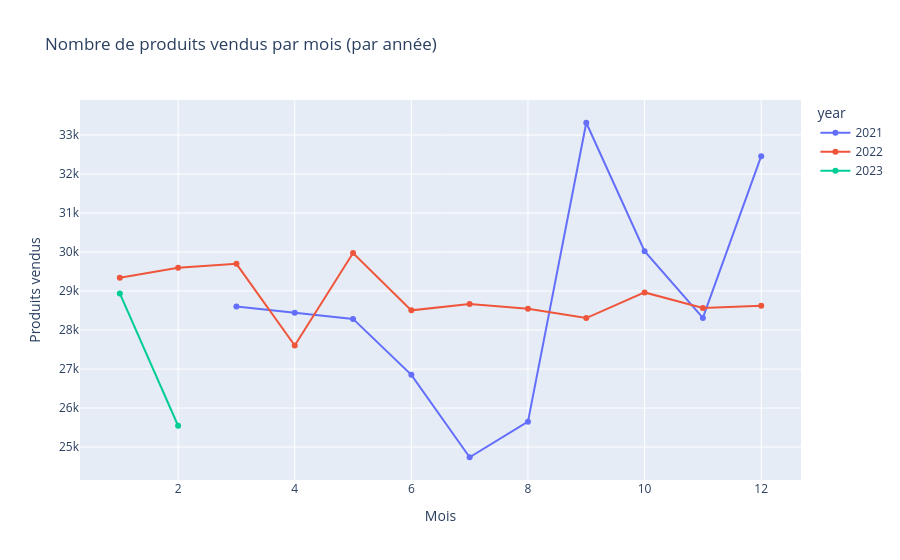

The code cell stored with this chart in its notebook:
### Markdown cell above
Le volume de transactions suit une dynamique similaire aux ventes : 2021 est plus volatile, 2022 plus homogène, et 2023 démarre en baisse. 
Cette tendance suggère une diminution de la fréquentation ou de l’activité d’achat en début d’année 2023.

### Code cell
#Nombre de produits vendus par mois
produits_mois = (
    df_sales
    .groupby(["year", "month"])["id_prod"]
    .count()
    .reset_index()
)

produits_mois.rename(columns={"id_prod": "nb_produits"}, inplace=True)

#Graphique du nombre de produits vendus par mois
fig = px.line(
    produits_mois,
    x="month",
    y="nb_produits",
    color="year",
    markers=True,
    title="Nombre de produits vendus par mois (par année)"
)

fig.update_traces(hovertemplate="Année: %{fullData.name}<br>Mois: %{x}<br>Produits vendus: %{y}")

fig.update_layout(
    xaxis_title="Mois",
    yaxis_title="Produits vendus"
)

fig.show()

### Figure 1 — Plotly figure (JSON) as saved in the notebook; plotly's stock layout.template omitted (floating-point values rounded to 4 significant figures)
{"data": [{"hovertemplate": "Année: %{fullData.name}<br>Mois: %{x}<br>Produits vendus: %{y}", "legendgroup": "2021", "line": {"color": "#636efa", "dash": "solid"}, "marker": {"symbol": "circle"}, "mode": "lines+markers", "name": "2021", "orientation": "v", "showlegend": true, "type": "scatter", "x": [3, 4, 5, 6, 7, 8, 9, 10, 11, 12], "xaxis": "x", "y": [28601, 28443, 28285, 26850, 24738, 25650, 33314, 30022, 28311, 32457], "yaxis": "y"}, {"hovertemplate": "Année: %{fullData.name}<br>Mois: %{x}<br>Produits vendus: %{y}", "legendgroup": "2022", "line": {"color": "#EF553B", "dash": "solid"}, "marker": {"symbol": "circle"}, "mode": "lines+markers", "name": "2022", "orientation": "v", "showlegend": true, "type": "scatter", "x": [1, 2, 3, 4, 5, 6, 7, 8, 9, 10, 11, 12], "xaxis": "x", "y": [29343, 29594, 29696, 27602, 29975, 28504, 28670, 28544, 28306, 28964, 28563, 28619], "yaxis": "y"}, {"hovertemplate": "Année: %{fullData.name}<br>Mois: %{x}<br>Produits vendus: %{y}", "legendgroup": "2023", "line": {"color": "#00cc96", "dash": "solid"}, "marker": {"symbol": "circle"}, "mode": "lines+markers", "name": "2023", "orientation": "v", "showlegend": true, "type": "scatter", "x": [1, 2], "xaxis": "x", "y": [28938, 25545], "yaxis": "y"}], "layout": {"legend": {"title": {"text": "year"}, "tracegroupgap": 0}, "title": {"text": "Nombre de produits vendus par mois (par année)"}, "xaxis": {"anchor": "y", "domain": [0.0, 1.0], "title": {"text": "Mois"}}, "yaxis": {"anchor": "x", "domain": [0.0, 1.0], "title": {"text": "Produits vendus"}}}}
